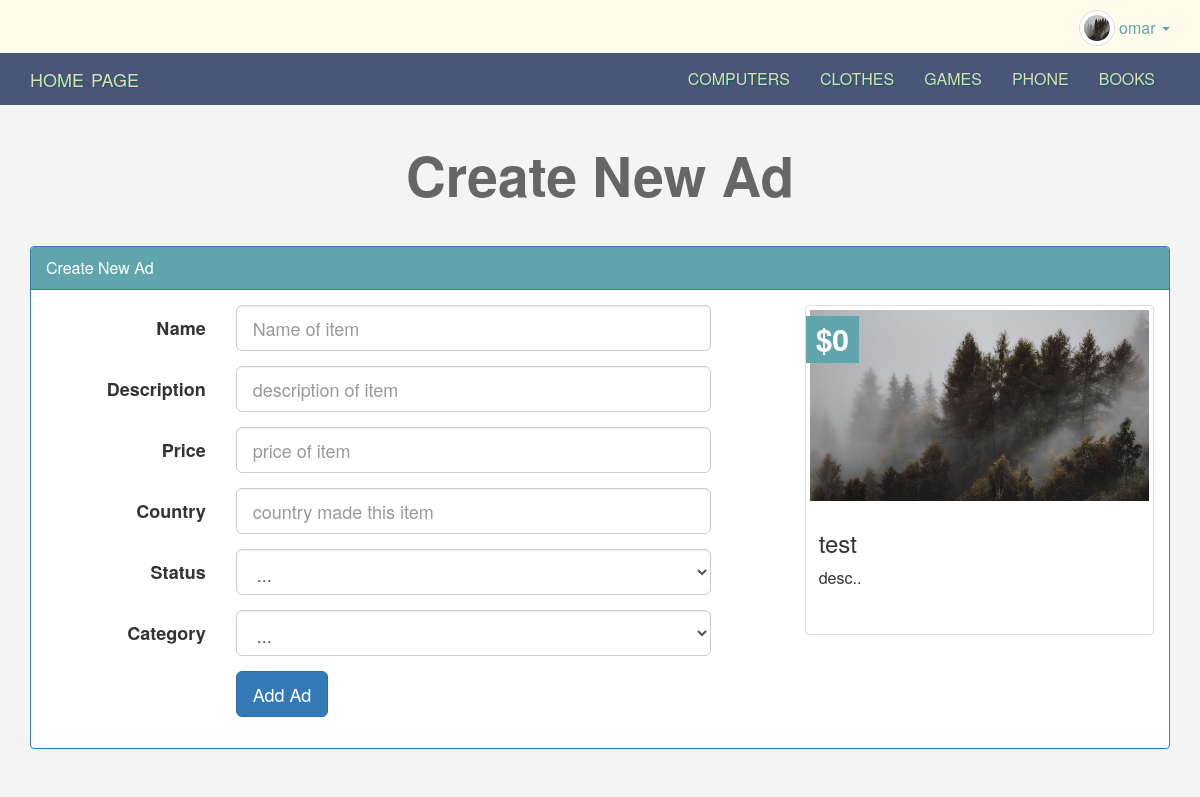
The page /newad.php (signed in) on the database its author committed.
### tables this page shows
CREATE TABLE `categories` (
  `CategoryID` smallint(6) NOT NULL,
  `Name` varchar(255) NOT NULL,
  `Description` text NOT NULL,
  `Parent` smallint(6) NOT NULL,
  `Ordering` int(11) NOT NULL,
  `Visibility` tinyint(4) NOT NULL DEFAULT 0,
  `AllowComment` tinyint(4) NOT NULL DEFAULT 0,
  `AllowAds` tinyint(4) NOT NULL DEFAULT 0
);

### init.php (called while the page is built, shortened)
<?php
    include_once'admin/connect.php';
    $sessionUser='';
    if(isset($_SESSION['name'])){
        $sessionUser=$_SESSION['name'];
    }
    $tpl='includes/templates/';
    $css='layout/css/';
    $func='includes/functions/';
    include_once $func.'func.php';
    include_once $tpl.'header.php';

### includes/functions/func.php (called while the page is built, shortened)
<?php
function getAll($field, $tableName, $orderfield, $ordering='DESC',$where = NULL,$and=NULL){
    global $con;
    $getall=$con->prepare("SELECT $field FROM $tableName $where $and ORDER BY $orderfield $ordering");
    $getall->execute();
    $all=$getall->fetchAll();
    return $all;
}

### newad.php (the view, shortened to what this page needs)
<?php
include "init.php";
if(isset($_SESSION['name'])){
?>
<h1 class="text-center">Create New Ad</h1>
<div class="create-ad block">
    <div class="container">
        <div class="panel panel-primary">
            <div class="panel-heading">Create New Ad</div>
            <div class="panel-body">
                <div class="row">
                    <div class="col-md-8">
                        <form class="form-horizontal" method="POST" action="<?php echo $_SERVER['PHP_SELF']?>">
                            <div class="form-group form-group-lg">
                                <label class="col-sm-3 control-label ">Name</label>
                                <div class="col-sm-10 col-md-8">
                                    <input type="text"
                                    name="name"
                                    class="form-control live-name"
                                    required="required"
                                    placeholder="Name of item" />
                                </div>
                            </div>
                            <div class="form-group form-group-lg">
                                <label class="col-sm-3 control-label ">Description</label>
                                <div class="col-sm-10 col-md-8">
                                    <input type="text"
                                    name="description"
                                    required="required"
                                    class="form-control live-desc"
                                    placeholder="description of item" />
                                </div>
                            </div>
                            <div class="form-group form-group-lg">
                                <label class="col-sm-3 control-label ">Price</label>
                                <div class="col-sm-10 col-md-8">
                                    <input type="text"
                                    name="price"
                                    required="required"
                                    class="form-control live-price"
                                    placeholder="price of item" />
                                </div>
                            </div>
                            <div class="form-group form-group-lg">
                                <label class="col-sm-3 control-label ">Country</label>
                                <div class="col-sm-10 col-md-8">
                                    <input type="text"
                                    name="country"
                                    class="form-control"
                                    required="required"
                                    placeholder="country made this item" />
                                </div>
                            </div>
                            <div class="form-group form-group-lg">
                                <label class="col-sm-3 control-label ">Status</label>
                                <div class="col-sm-10 col-md-8">
                                    <select class="form-control" required name="status" >
                                        <option value="">...</option>
                                    </select>
                                </div>
                            </div>
                            <div class="form-group form-group-lg">
                                <label class="col-sm-3 control-label ">Category</label>
                                <div class="col-sm-10 col-md-8">
                                    <select class="form-control" required name="category">
                                        <option value="">...</option>
                                    </select>
                                </div>
                            </div>
                            <div class="form-group form-group-lg">
                                <div class="col-sm-offset-3 col-sm-10">
                                    <input type="submit" value="Add Ad" class="btn btn-primary btn-lg" />
                                </div>
                            </div>
                        </form>
                    </div>
                    <div class="col-md-4">
                        <div class="thumbnail item-box live-preview">
                            <span class="price-tag">$0</span>
                            <img class="img-responsive" src="img.jpg" alt=""/>
                            <div class="caption">
                                <h3>test</h3>
                                <p>desc..</p>
                            </div>
                        </div>
                    </div>
                </div>
            </div>
        </div>
    </div>
</div>
<?php }else{
    header("location: login.php");
}
include_once $tpl . 'footer.php';
ob_end_flush(); ?>

### includes/templates/header.php (shortened to what this page needs)
<?php
include"init.php";
?>
<html>
    <head>
        <link rel="stylesheet" href="<?php echo $css;?>bootstrap.min.css" />
        <link rel="stylesheet" href="<?php echo $css;?>front.css" />
        <link rel="stylesheet" href="<?php echo $css;?>fontawesome.min.css" />
    </head>
    <body>
      <div class="upper-bar">
        <div class="container text-right">
          <?php
            if(isset($_SESSION['name'])){
              ?>
              <img class="my-image img-thumbnail img-circle" src="img.jpg" />
              <div class="btn-group my-info">
                <span class=" dropdown-toggle" data-toggle="dropdown">
                  <?php echo $sessionUser ?>
                  <span class="caret"></span>
                </span>
              </div>
              <?php
            }else{
          ?>
           <a href="login.php">
            <span class="pull-right">Login|Signup</span>
           </a>
           <?php }?>
        </div>
      </div>
    <nav class="navbar navbar-invers"id="app-nav">
  <div class="container" >
    <div class="navbar-header">
      <a class="navbar-brand" href="index.php">Home Page</a>
    </div>
    <div class="collapse navbar-collapse" >
      <ul class="nav navbar-nav navbar-right">
        <?php
            foreach(getAll('*','categories','CategoryID','','WHERE Parent=0') as $cat){
                echo'<li><a href="categories.php?pageid='.$cat['CategoryID'].'">'.$cat['Name'].'</a></li>';
            }
        ?>
      </ul>
    </div>
  </div>
</nav>

### layout/css/front.css (style rules this page uses)
body { background-color: #f4f4f4; font-size: 16px; }
h1 { font-size: 55px; margin: 40px 0; font-weight: bold; color: #666; }
.navbar { border-radius: 0px; background-color: black; margin-bottom: 0px; }
.item-box { position: relative; }
.item-box .price-tag { background-color: #61a5ac; padding: 2px 10px; position: absolute; left: 0; top: 10px; font-weight: bold; color: #fff; }
.upper-bar { padding: 10px; background-color: #FFFBEB; color: #61a5ac; height: 53px; }
.my-image { width: 36px; height: 36px; }
.block .panel-heading { background-color: #61a5ac; }
.price-tag { font-size: 30px; }
.item-box { transition: 0.8s; }
.item-box .caption p { height: 44px; max-height: 44px; }
#app-nav { background-color: #495579; }
#app-nav li a ,.navbar-header a { display: block; color: #E5D9B6; text-align: center; text-decoration: none; word-spacing: 2px; text-shadow: 1.2px 1.2px 1.2px rgb(10, 102, 87); text-transform: uppercase; transition: 0.6s; }

### rows shown on the page
categories: Name "COMPUTERS"
categories: Name "CLOTHES"
categories: Name "GAMES"
categories: Name "PHONE"
categories: Name "BOOKS"

### other values the page prints
$sessionUser "omar"
